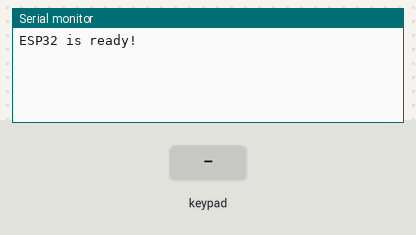
Bench run of a sketch on a simulated ESP32. Parts: the last lines printed to the serial monitor. The inputs (shaded band) are chosen by the test bench.

Above: at 1.2 s.
1.3 s: key '1' pressed
At 2.5 s:
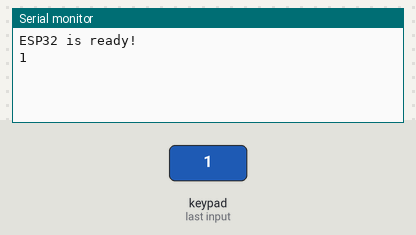
2.8 s: keypad keys 1 4 2 7 2 6 2 5 # pressed 0.4 s apart
At 7.5 s:
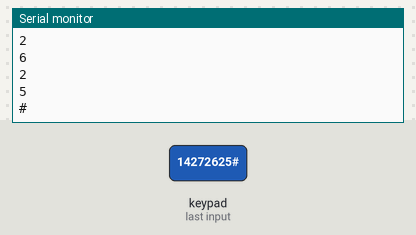
7.9 s: key 'A' pressed
At 8.6 s:
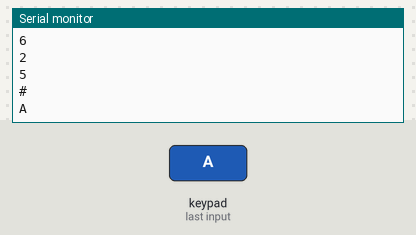
9.4 s: keypad keys 1 4 2 7 2 6 2 5 * pressed 0.4 s apart
At 13.6 s:
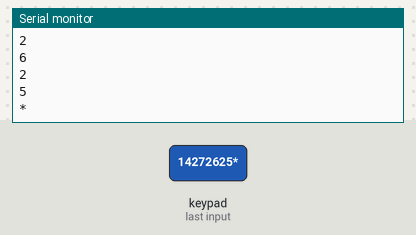
14.5 s: key 'B' pressed
At 15.1 s:
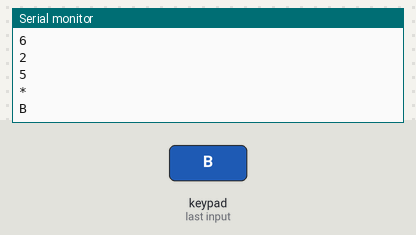
16.0 s: keypad keys 1 4 2 7 2 6 2 5 D pressed 0.4 s apart
At 19.7 s:
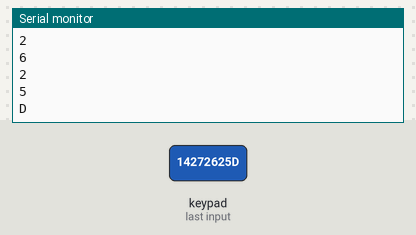
Timing chart, 0 to 21.2 s (numbered marks = the images above; inputs shaded):
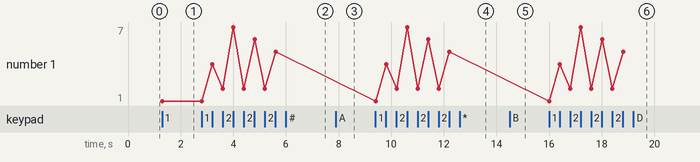

The sketch:

keypad_ESP.ino
```cpp
/**********************************************************************

Ce code est destiné à lire les caractères saisis à partir
d'un clavier matriciel connecté à une carte ESP32
**********************************************************************/
#include <Keypad.h>

// define the symbols on the buttons of the keypad
char keys[4][4] = {
  {'1', '2', '3', 'A'},
  {'4', '5', '6', 'B'},
  {'7', '8', '9', 'C'},
  {'*', '0', '#', 'D'}
};

byte rowPins[4] = {14, 27, 26, 25}; // connect to the row pinouts of the keypad
byte colPins[4] = {13, 21, 22, 23};   // connect to the column pinouts of the keypad

// initialize an instance of class NewKeypad
Keypad myKeypad = Keypad(makeKeymap(keys), rowPins, colPins, 4, 4);

void setup() {
  Serial.begin(115200); // Initialize the serial port and set the baud rate to 115200
  Serial.println("ESP32 is ready!");  // Print the string "UNO is ready!"
}

void loop() {
  // Get the character input
  char keyPressed = myKeypad.getKey();
  // If there is a character input, sent it to the serial port
  if (keyPressed) {
    Serial.println(keyPressed);
  }
}
```

Measured:
- after the input at 1.3 s, the serial monitor: prints a new line at once (image 1)
- after the input at 2.8 s, the serial monitor: prints a new line after 0.41 s (image 2)
- after the input at 7.9 s, the serial monitor: prints a new line at once (image 3)
- after the input at 9.4 s, the serial monitor: prints a new line at once (image 4)
- after the input at 14.5 s, the serial monitor: prints a new line at once (image 5)
- after the input at 16.0 s, the serial monitor: prints a new line at once (image 6)
- plotted number 1: 1 → 5 after the input at 2.8 s
